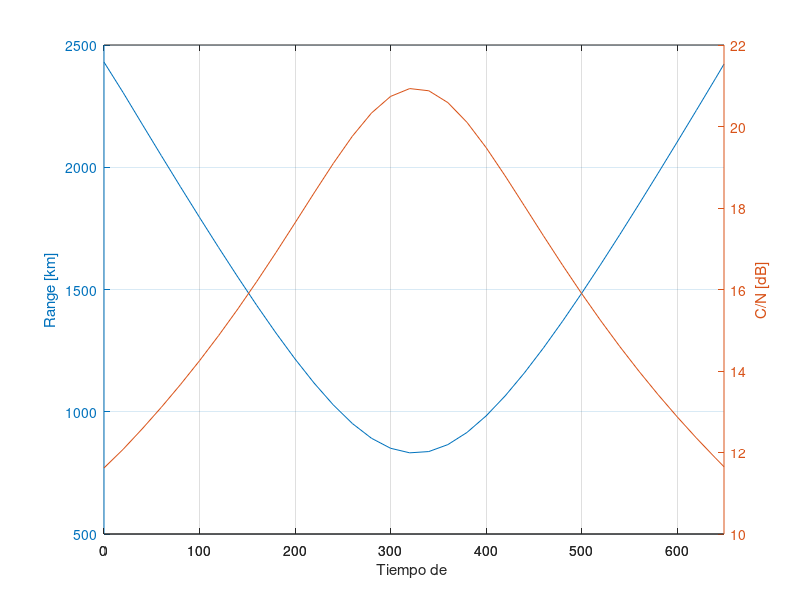
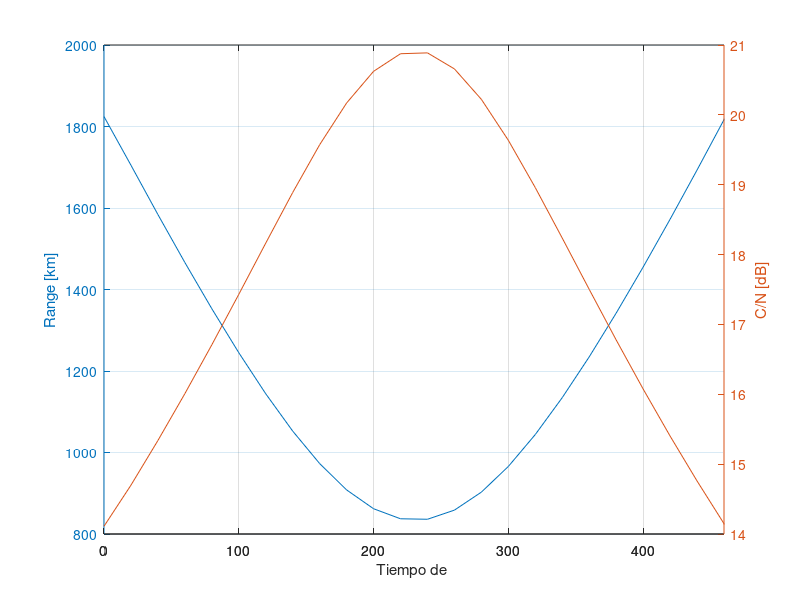
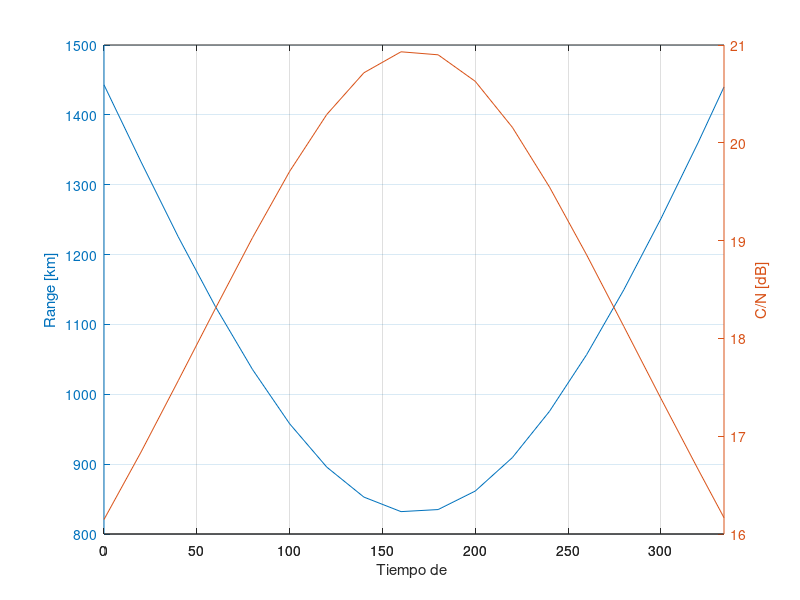

MATLAB code for these plots, in order:
%%%%%%%%%%% T A S K    3 %%%%%%%%%%%%%%
clear all
clc

%% Constantes
c = 3e8;            % [m/s] Speed light
k = 1.38064852e-23; % [m2kg/s2K] 

%% Data
D_antenna = 5;      % [m]
T_antenna = 40;     % [K]
rend_antenna = 0.6; % [-] Antenna efficiency
B = 300e6;          % [Hz] Bandwidth 
f = 10e9;           % [Hz] X band frequency
NF = 2;             % [dB] Receiver noise figure
T0 = 290;           % [K] 
EIRP = 22;          % [dBW]
La = 3;             % [dB] Losses due to gas abps, rain attenuation... 
load('Angulos.mat');
load('Access.mat');
load('Pase.mat');
load('idx.mat')
load('MODCOD.mat');



%% CN CALCULATION

% Antenna gain
lambda = c/f;
G = 10*log10(rend_antenna*(pi*D_antenna/lambda)^2);

% Noise temperature of receiver
T_receiver = T_antenna + T0*(10^(NF/10)-1); % [K]

% G/T ground station
GT = G - 10*log10(T_receiver);              % [dB]


% C/N of the link

for s = 1:length(Pase)
    % Free space losses during the pass each 10 seconds
    for i = 1:length(Pase(s).range)
        R = Pase(s).range{i}*1000;
        Lp = 20*log10(4*pi*R/lambda);
        Pase(s).CN{i} = EIRP + GT - Lp - La - 10*log10(k) - 10*log10(B);
    end
end

%% PLOTS

for s = 1:length(Access)
    h = figure(s);
    hold on
    [hAx,hLine1,hLine2] = plotyy(Pase(s).t{Pase(s).max_idx}, ...
        Pase(s).range{Pase(s).max_idx}, ...
        Pase(s).t{Pase(s).max_idx}, Pase(s).CN{Pase(s).max_idx});
    xlabel('Tiempo de ')
    ylabel(hAx(1),'Range [km]') % left y-axis
    ylabel(hAx(2),'C/N [dB]') % right y-axis
    grid on; box on;
end

save('Pase_CN.mat','Pase');

% PLOT 60 dias
% h = figure();
% hold on
% for s = 1:1
%     [hAx,hLine1,hLine2] = plotyy(Angulos(s).t , Angulos(s).range, Angulos(s).t, CN(:,s));
% end
% xlabel('UTC Time')
% ylabel(hAx(1),'Range [km]') % left y-axis
% ylabel(hAx(2),'C/N [dB]') % right y-axis
% grid on; box on;